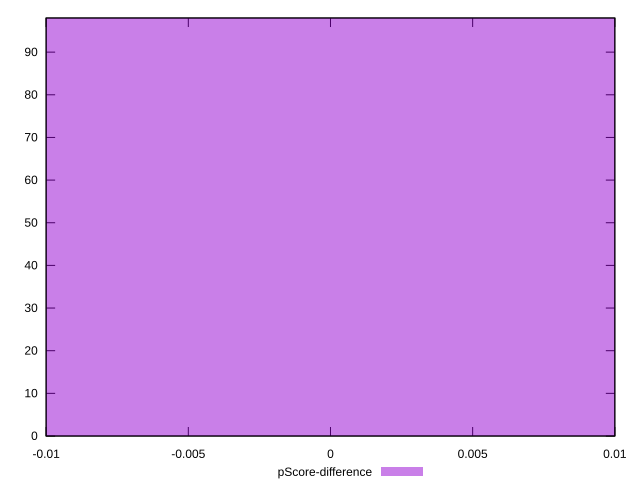

The script that saved this image:
reset

$pScoreDifference <<EOF
0 98
EOF

set key outside below
set boxwidth 0.1
set xrange [-0.01:0.01]
set yrange [0:98]
set trange [0:98]
set style fill transparent solid 0.5 noborder
set terminal svg size 640, 490 enhanced background rgb 'white'
set output "report/report_00029_2021-02-24T13-36-40.390Z/unminified-css/samples/card/pScore-difference/histogram.svg"

plot $pScoreDifference title "pScore-difference" with boxes

reset
